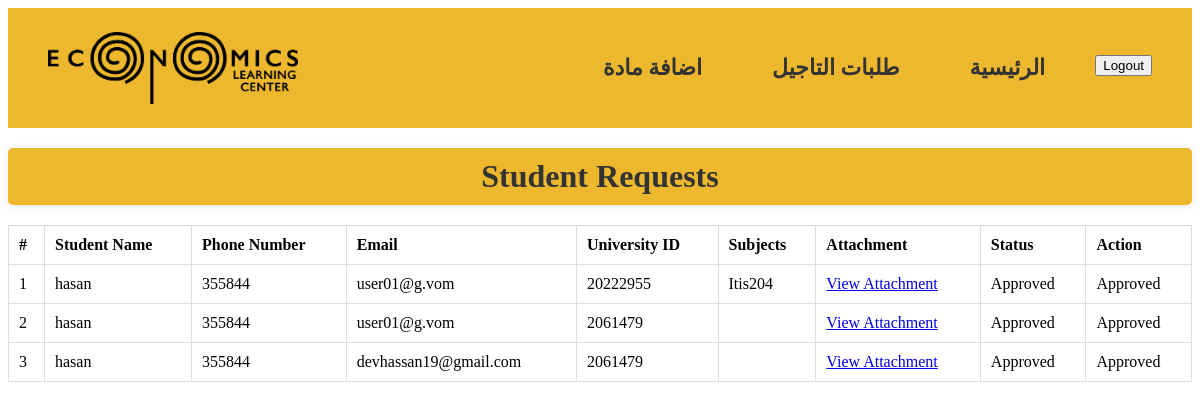
Page /admin-page/ (signed in) on the earlier database version.
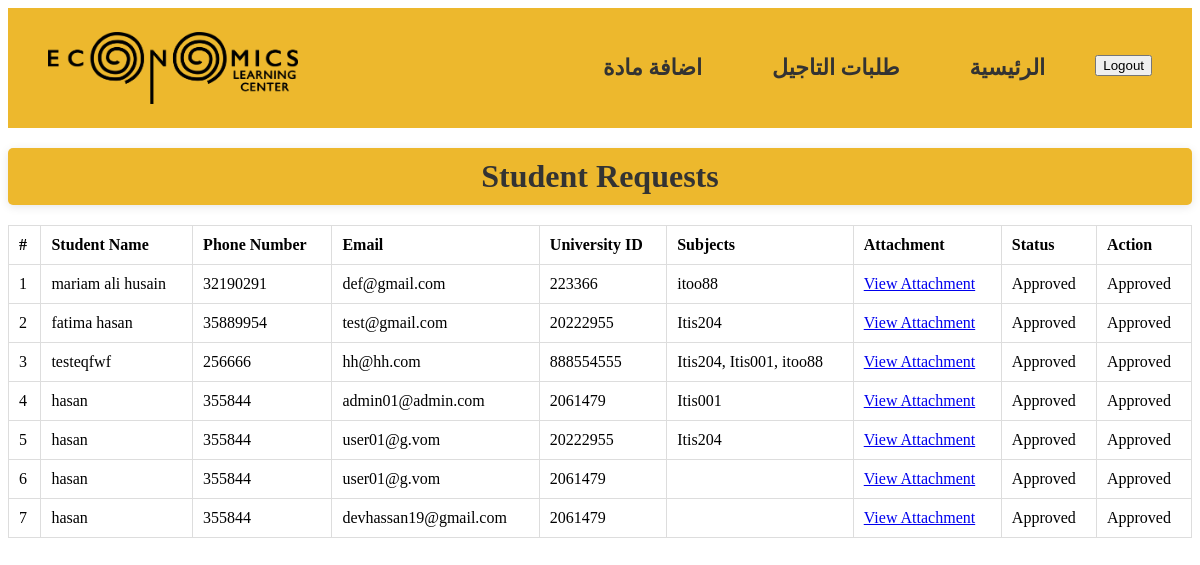
Same page on the later database version.
### main_app/models.py (models this page shows, shortened)
class StudentRequest(models.Model):
    student_name = models.CharField(max_length=255)
    phone_number = models.CharField(max_length=15, null=True)  # Allow null values if needed
    email = models.EmailField(max_length=255, null=True)  # Allow null values if needed
    univ_id = models.CharField(max_length=20, null=True)  # Allow null values
    subject = models.ManyToManyField(Subject)
    attachment = models.FileField(upload_to='attachments/', blank=True, null=True)
    status = models.CharField(max_length=10, default='Pending')
    created_at = models.DateTimeField(auto_now_add=True)
    first_payment = models.BooleanField(default=False)
    second_payment = models.BooleanField(default=False)

class Subject(models.Model):
    name = models.CharField(max_length=100)
    price = models.DecimalField(max_digits=10, decimal_places=2)
    image = models.ImageField(upload_to='subject_images/')
    description = models.TextField(blank=True, null=True)
    created_at = models.DateTimeField(default=timezone.now)  # Set default value here
    updated_at = models.DateTimeField(auto_now=True)
    advance_payment = models.DecimalField(max_digits=10, decimal_places=2, default=0.00)  # New field for advance payment

### main_app/views.py (the view, shortened to what this page needs)
# urls.py: path('admin-page/', views.admin_page, name='admin_page'),
@login_required
@user_passes_test(lambda u: u.is_superuser)
def admin_page(request):
    requests = StudentRequest.objects.all().order_by('-created_at')
    return render(request, 'accounts/admin_page.html', {'requests': requests})

### main_app/templates/accounts/admin_page.html (shortened to what this page needs)
{% load static %}
<!DOCTYPE html>
<html>
<head>
  <link rel="stylesheet" href="{% static 'styles/admin.css' %}">
</head>
<body>
  <header>
    <nav>
      <img src="{% static 'images/logo-horizantal.png' %}" alt="Elc logo" />
      <ul>
        <li><a href="{% url 'add_subject' %}">اضافة مادة</a></li>
        <li><a href="{% url 'accept_admin' %}">طلبات التاجيل</a></li>
        <li><a href="{% url 'admin_page' %}">الرئيسية</a></li>
        <li>
          <form action="{% url 'logout' %}" method="POST">
            <button type="submit">Logout</button>
          </form>
        </li>
      </ul>
    </nav>
  </header>
<h2>Student Requests</h2>
<table>
  <thead>
    <tr>
      <th>#</th>
      <th>Student Name</th>
      <th>Phone Number</th>
      <th>Email</th>
      <th>University ID</th>
      <th>Subjects</th>
      <th>Attachment</th>
      <th>Status</th>
      <th>Action</th>
    </tr>
  </thead>
  <tbody>
    {% for request in requests %}
    <tr>
      <td>{{ forloop.counter }}</td>
      <td>{{ request.student_name }}</td>
      <td>{{ request.phone_number }}</td>
      <td>{{ request.email }}</td>
      <td>{{ request.univ_id }}</td>
      <td>
        {% for subject in request.subject.all %}
          {{ subject.name }}{% if not forloop.last %}, {% endif %}
        {% endfor %}
      </td>
      <td>
        {% if request.attachment %}
          <a href="{{ request.attachment.url }}" target="_blank">View Attachment</a>
        {% else %}
          No Attachment
        {% endif %}
      </td>
      <td>{{ request.status }}</td>
      <td>
        {% if request.status == 'Pending' %}
        <form method="POST" style="display:inline;">
          {% csrf_token %}
          <input type="hidden" name="request_id" value="{{ request.id }}">
          <button type="submit" name="action" value="approve">Approve</button>
        </form>
        <form method="POST" style="display:inline;">
          {% csrf_token %}
          <input type="hidden" name="request_id" value="{{ request.id }}">
          <button type="submit" name="action" value="reject">Reject</button>
        </form>
        {% else %}
        {{ request.status }}
        {% endif %}
      </td>
    </tr>
    {% empty %}
    <tr><td colspan="9">No requests found</td></tr>
    {% endfor %}
  </tbody>
</table>
</body>
</html>

Differences in the rows shown:
added StudentRequest: student_name "mariam ali husain", phone_number "32190291", email "def@gmail.com", univ_id "223366", status "Approved"
added Subject: name "itoo88"
added StudentRequest: student_name "fatima hasan", phone_number "35889954", email "test@gmail.com", univ_id "20222955", status "Approved", Subject (name "Itis204")
added StudentRequest: student_name "testeqfwf", phone_number "256666", email "hh@hh.com", univ_id "888554555", status "Approved", Subject (name "Itis204")
now on this page (row unchanged): Subject: name "Itis001"
added StudentRequest: student_name "hasan", phone_number "355844", email "admin01@admin.com", univ_id "2061479", status "Approved"
